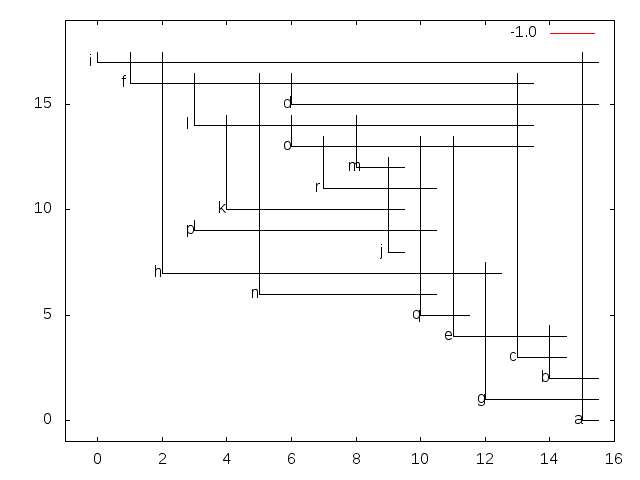

Recreate this plot in gnuplot.
set terminal png
set output 'jirkuv-graf.png'
set arrow from 15,0 to 15.5,0 nohead
set arrow from 15,0 to 15,17.5 nohead
set label "a" at 14.75,0
set arrow from 14,2 to 15.5,2 nohead
set arrow from 14,2 to 14,4.5 nohead
set label "b" at 13.75,2
set arrow from 13,3 to 14.5,3 nohead
set arrow from 13,3 to 13,16.5 nohead
set label "c" at 12.75,3
set arrow from 6,15 to 15.5,15 nohead
set arrow from 6,15 to 6,16.5 nohead
set label "d" at 5.75,15
set arrow from 11,4 to 14.5,4 nohead
set arrow from 11,4 to 11,13.5 nohead
set label "e" at 10.75,4
set arrow from 1,16 to 13.5,16 nohead
set arrow from 1,16 to 1,17.5 nohead
set label "f" at 0.75,16
set arrow from 12,1 to 15.5,1 nohead
set arrow from 12,1 to 12,7.5 nohead
set label "g" at 11.75,1
set arrow from 2,7 to 12.5,7 nohead
set arrow from 2,7 to 2,17.5 nohead
set label "h" at 1.75,7
set arrow from 0,17 to 15.5,17 nohead
set arrow from 0,17 to 0,17.5 nohead
set label "i" at -0.25,17
set arrow from 9,8 to 9.5,8 nohead
set arrow from 9,8 to 9,12.5 nohead
set label "j" at 8.75,8
set arrow from 4,10 to 9.5,10 nohead
set arrow from 4,10 to 4,14.5 nohead
set label "k" at 3.75,10
set arrow from 3,14 to 13.5,14 nohead
set arrow from 3,14 to 3,16.5 nohead
set label "l" at 2.75,14
set arrow from 8,12 to 9.5,12 nohead
set arrow from 8,12 to 8,14.5 nohead
set label "m" at 7.75,12
set arrow from 5,6 to 10.5,6 nohead
set arrow from 5,6 to 5,16.5 nohead
set label "n" at 4.75,6
set arrow from 6,13 to 13.5,13 nohead
set arrow from 6,13 to 6,14.5 nohead
set label "o" at 5.75,13
set arrow from 3,9 to 10.5,9 nohead
set arrow from 3,9 to 3,9.5 nohead
set label "p" at 2.75,9
set arrow from 10,5 to 11.5,5 nohead
set arrow from 10,5 to 10,13.5 nohead
set label "q" at 9.75,5
set arrow from 7,11 to 10.5,11 nohead
set arrow from 7,11 to 7,13.5 nohead
set label "r" at 6.75,11
set xrange [-1:16]
set yrange [-1:19]
plot -1.0
